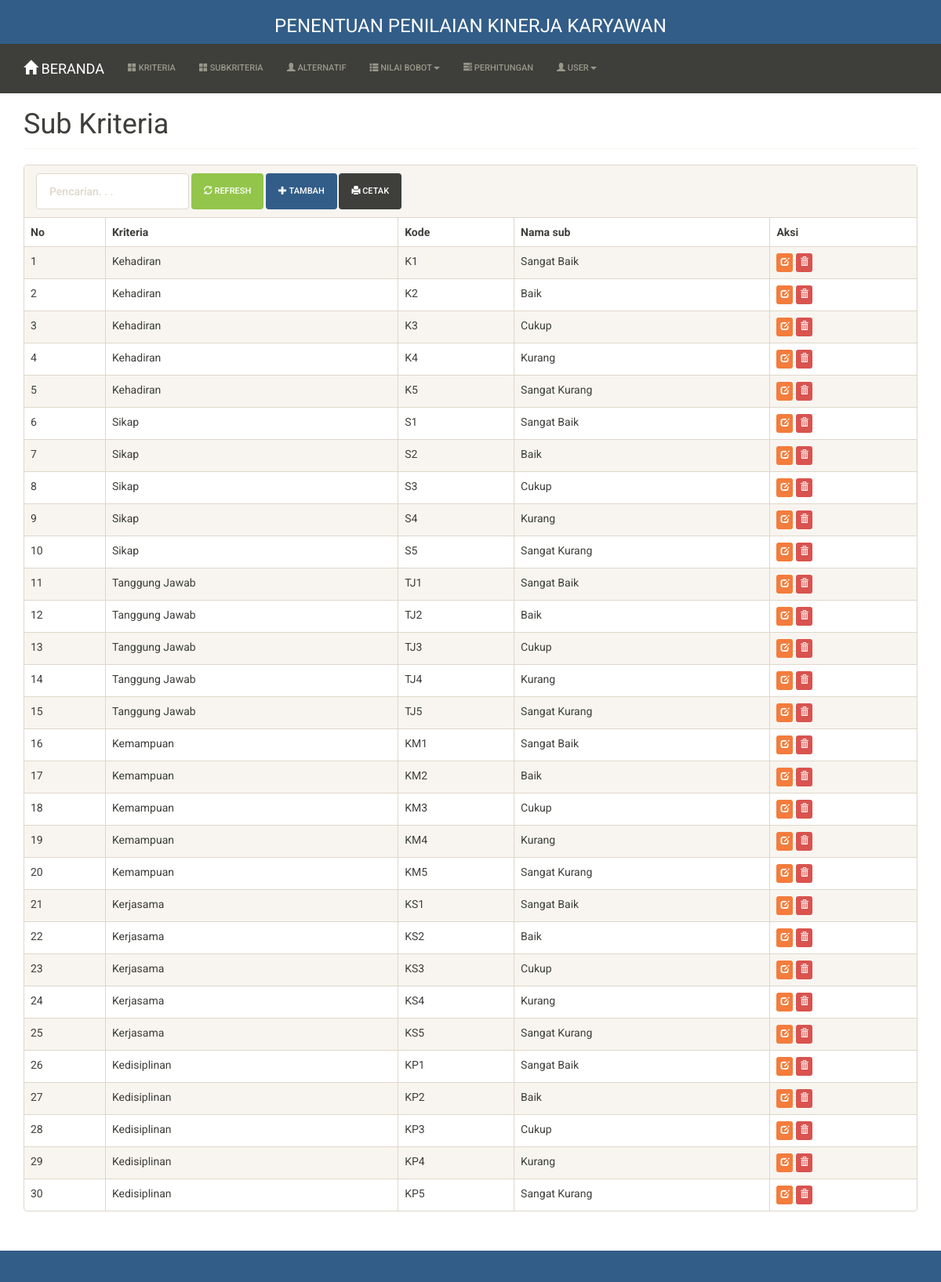
The app's page /index.php?m=sub (signed in) with its own data.
### tables this page shows
CREATE TABLE `tb_sub` (
  `kode_sub` varchar(255) NOT NULL,
  `kode_kriteria` varchar(255) DEFAULT NULL,
  `nama_sub` varchar(255) DEFAULT NULL,
  `nilai_sub` double DEFAULT NULL
);

CREATE TABLE `tb_kriteria` (
  `kode_kriteria` varchar(16) NOT NULL,
  `nama_kriteria` varchar(256) DEFAULT NULL
);

### config.php (called while the page is built)
<?php
$config["server"] = 'localhost';
$config["username"] = 'root';
$config["password"] = '';
$config["database_name"] = 'ahp_crips';

### functions.php (called while the page is built, shortened)
<?php
include 'config.php';
include 'includes/db.php';
$db = new DB($config['server'], $config['username'], $config['password'], $config['database_name']);
include 'includes/general.php';

### includes/general.php (called while the page is built, shortened)
<?php
function esc_field($str)
{
    return addslashes($str);
}

### includes/db.php (called while the page is built, shortened)
<?php
class DB
{
    var $conn = null;
    public function __construct($host, $username, $passwd, $dbname)
    {
        $this->conn = mysqli_connect($host, $username, $passwd, $dbname);
    }
    public function query($sql)
    {
        $query = mysqli_query($this->conn, $sql) or die('<pre>Error mysqli_query: ' . mysqli_error($this->conn) . '<br />' . $sql . '</pre>');
        return $query;
    }
    public function get_results($sql)
    {
        $query = $this->query($sql);
        $arr = [];
        while ($row = mysqli_fetch_object($query)) {
            $arr[] = $row;
        }
        return $arr;
    }
}

### sub.php (the view, shortened to what this page needs)
<div class="page-header">
    <h1>Sub Kriteria</h1>
</div>
<div class="panel panel-default">
    <div class="panel-heading">
        <form class="form-inline">
            <div class="form-group">
                <input class="form-control" type="text" placeholder="Pencarian. . ." name="q" value="<?= isset($_GET['q'])?$_GET['q']:'' ?>" />
            </div>
            <div class="form-group">
                <button class="btn btn-success"><span class="glyphicon glyphicon-refresh"></span> Refresh</button>
            </div>
            <div class="form-group">
                <a class="btn btn-primary" href="?m=sub_tambah"><span class="glyphicon glyphicon-plus"></span> Tambah</a>
            </div>
            <div class="form-group">
                <a class="btn btn-default" href="cetak.php?m=sub&a=<?= isset($_GET['q'])?$_GET['q']:'' ?>" target="_blank"><span class="glyphicon glyphicon-print"></span> Cetak</a>
            </div>
        </form>
    </div>
    <div class="table-responsive">
        <table class="table table-bordered table-hover table-striped">
            <thead>
                <tr>
                    <th>No</th>
                    <th>Kriteria</th>
                    <th>Kode</th>
                    <th>Nama sub</th>
                    <th>Aksi</th>
                </tr>
            </thead>
            <?php
            $q = esc_field(isset($_GET['q'])?$_GET['q']:'');
            $rows = $db->get_results("SELECT * FROM tb_sub s
                INNER JOIN tb_kriteria k ON s.kode_kriteria=k.kode_kriteria
                WHERE nama_sub LIKE '%$q%' ORDER BY k.kode_kriteria, s.kode_sub");
            $no = 0;
            foreach ($rows as $row) : ?>
                <tr>
                    <td><?= ++$no ?></td>
                    <td><?= $row->nama_kriteria ?></td>
                    <td><?= $row->kode_sub ?></td>
                    <td><?= $row->nama_sub ?></td>
                    <td>
                        <a class="btn btn-xs btn-warning" href="?m=sub_ubah&ID=<?= $row->kode_sub ?>"><span class="glyphicon glyphicon-edit"></span></a>
                        <a class="btn btn-xs btn-danger" href="aksi.php?act=sub_hapus&ID=<?= $row->kode_sub ?>" onclick="return confirm('Hapus data?')"><span class="glyphicon glyphicon-trash"></span></a>
                    </td>
                </tr>
            <?php endforeach ?>
        </table>
    </div>
</div>

### assets/css/general.css (style rules this page uses)
html { position: relative; min-height: 100%; }
body { margin-bottom: 70px; }
.page-header { margin-top: 0; padding-bottom: 0; }
.page-header h1 { margin-top: 0; }

### records on screen
tb_sub: kode_kriteria.nama_kriteria "Kehadiran", kode_sub "K1", nama_sub "Sangat Baik"
tb_sub: kode_kriteria.nama_kriteria "Kehadiran", kode_sub "K2", nama_sub "Baik"
tb_sub: kode_kriteria.nama_kriteria "Kehadiran", kode_sub "K3", nama_sub "Cukup"
tb_sub: kode_kriteria.nama_kriteria "Kehadiran", kode_sub "K4", nama_sub "Kurang"
tb_sub: kode_kriteria.nama_kriteria "Kehadiran", kode_sub "K5", nama_sub "Sangat Kurang"
tb_sub: kode_kriteria.nama_kriteria "Sikap", kode_sub "S1", nama_sub "Sangat Baik"
tb_sub: kode_kriteria.nama_kriteria "Sikap", kode_sub "S2", nama_sub "Baik"
tb_sub: kode_kriteria.nama_kriteria "Sikap", kode_sub "S3", nama_sub "Cukup"
tb_sub: kode_kriteria.nama_kriteria "Sikap", kode_sub "S4", nama_sub "Kurang"
tb_sub: kode_kriteria.nama_kriteria "Sikap", kode_sub "S5", nama_sub "Sangat Kurang"
tb_sub: kode_kriteria.nama_kriteria "Tanggung Jawab", kode_sub "TJ1", nama_sub "Sangat Baik"
tb_sub: kode_kriteria.nama_kriteria "Tanggung Jawab", kode_sub "TJ2", nama_sub "Baik"
tb_sub: kode_kriteria.nama_kriteria "Tanggung Jawab", kode_sub "TJ3", nama_sub "Cukup"
tb_sub: kode_kriteria.nama_kriteria "Tanggung Jawab", kode_sub "TJ4", nama_sub "Kurang"
tb_sub: kode_kriteria.nama_kriteria "Tanggung Jawab", kode_sub "TJ5", nama_sub "Sangat Kurang"
tb_sub: kode_kriteria.nama_kriteria "Kemampuan", kode_sub "KM1", nama_sub "Sangat Baik"
tb_sub: kode_kriteria.nama_kriteria "Kemampuan", kode_sub "KM2", nama_sub "Baik"
tb_sub: kode_kriteria.nama_kriteria "Kemampuan", kode_sub "KM3", nama_sub "Cukup"
tb_sub: kode_kriteria.nama_kriteria "Kemampuan", kode_sub "KM4", nama_sub "Kurang"
tb_sub: kode_kriteria.nama_kriteria "Kemampuan", kode_sub "KM5", nama_sub "Sangat Kurang"
tb_sub: kode_kriteria.nama_kriteria "Kerjasama", kode_sub "KS1", nama_sub "Sangat Baik"
tb_sub: kode_kriteria.nama_kriteria "Kerjasama", kode_sub "KS2", nama_sub "Baik"
tb_sub: kode_kriteria.nama_kriteria "Kerjasama", kode_sub "KS3", nama_sub "Cukup"
tb_sub: kode_kriteria.nama_kriteria "Kerjasama", kode_sub "KS4", nama_sub "Kurang"
tb_sub: kode_kriteria.nama_kriteria "Kerjasama", kode_sub "KS5", nama_sub "Sangat Kurang"
tb_sub: kode_kriteria.nama_kriteria "Kedisiplinan", kode_sub "KP1", nama_sub "Sangat Baik"
tb_sub: kode_kriteria.nama_kriteria "Kedisiplinan", kode_sub "KP2", nama_sub "Baik"
tb_sub: kode_kriteria.nama_kriteria "Kedisiplinan", kode_sub "KP3", nama_sub "Cukup"
tb_sub: kode_kriteria.nama_kriteria "Kedisiplinan", kode_sub "KP4", nama_sub "Kurang"
tb_sub: kode_kriteria.nama_kriteria "Kedisiplinan", kode_sub "KP5", nama_sub "Sangat Kurang"
